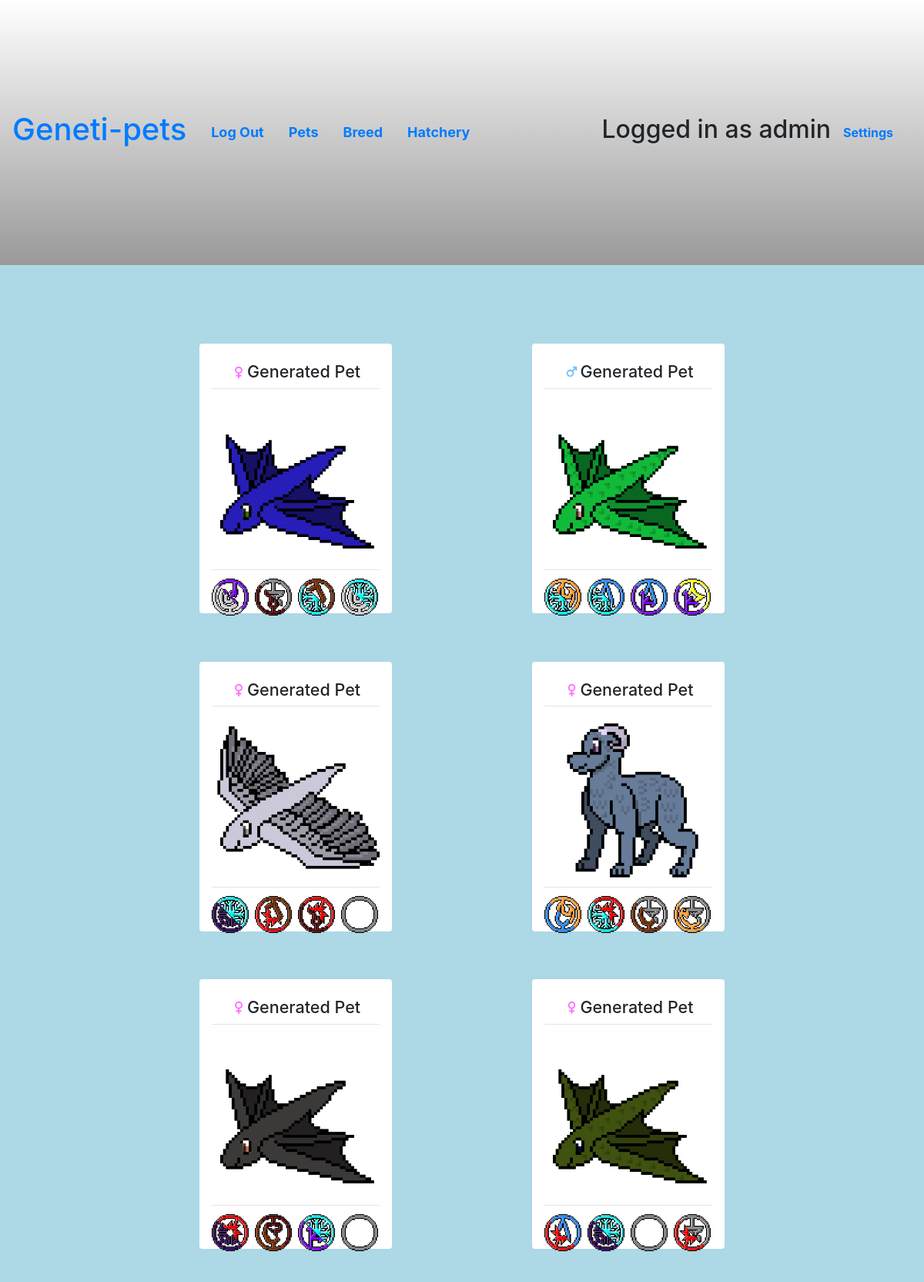
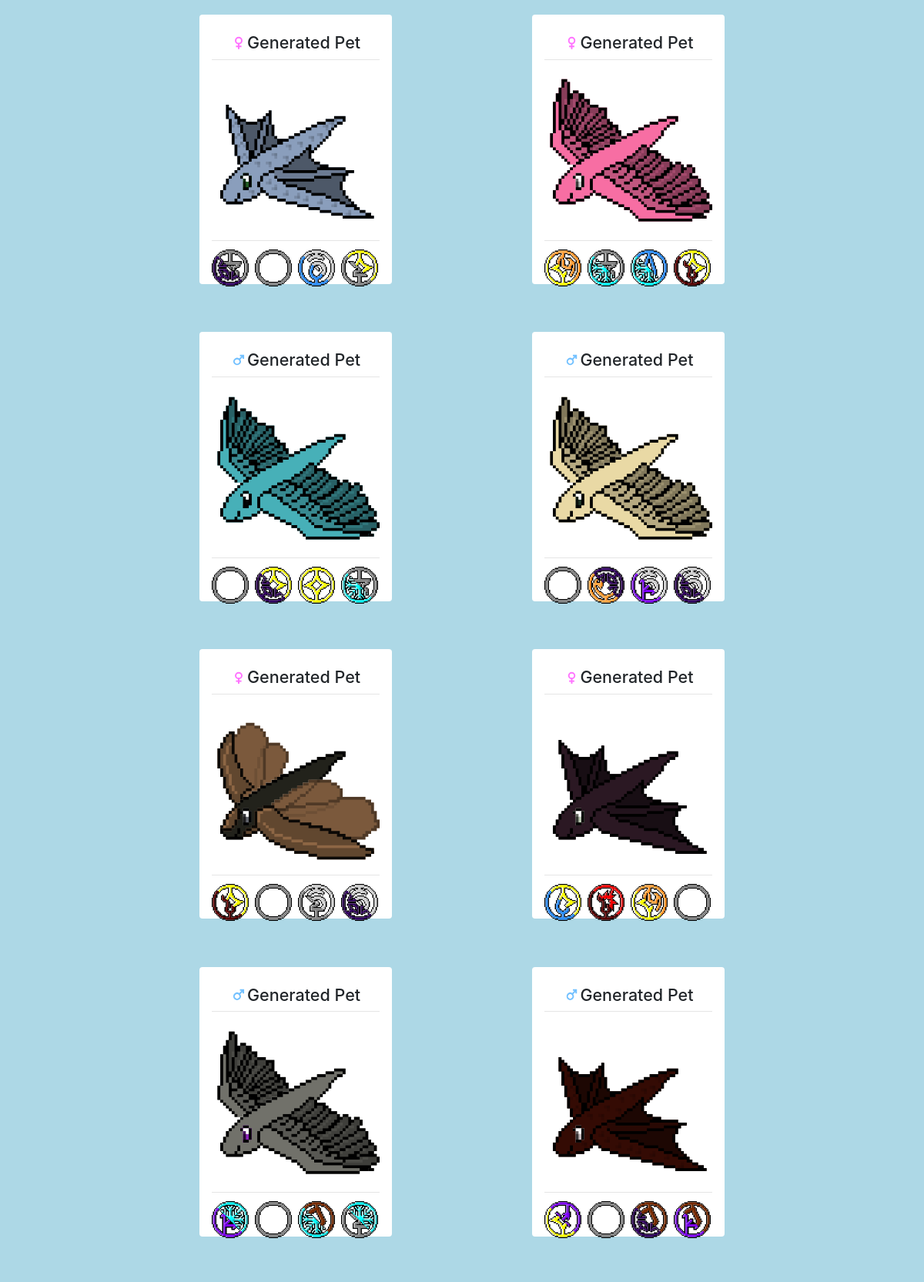
Screenshot of /my-pets (signed in, upper part) with the database file from the repository (2 pictures, top to bottom).
### gameui/models.py (models this page shows)
class User(AbstractUser):
    isPublic = models.BooleanField(default=False)

class Pet(models.Model):
    name = models.CharField(max_length=32)
    genes = models.CharField(max_length=32)
    age = models.FloatField(default=0.0)
    master = models.ForeignKey(User, on_delete=models.CASCADE)
    gender = models.BooleanField(default=False)
    letterId = models.CharField(max_length=255)

### gameui/views.py (the view)
# urls.py: path("my-pets", views.pets, name='my-pets'),
@login_required(login_url='login')
def pets(request:HttpRequest):
    pets = Pet.objects.filter(master=request.user)
    parsedPets = []
    for pet in pets:
        parsedPets.append((parsedPet := parsePet(pet)))
    return render(request, 'pets.html', {
        'title':'My Pets',
        'pets':parsedPets,
        'settings':get_settings(request.user)
    })

### gameui/templatetags/custom_filters.py (called while the page is built)
def get_item(dictionary, key):
    return dictionary.get(key)

def includes(string:str,substring:str): return (substring in string)

### gameui/util.py (called while the page is built)
def parsePersonality(genes:str):
    personality = []
    trait_index = {
        'a': 'curious',
        'b': 'loyal',
        'c': 'playful',
        'd': 'careful',
        'e': 'brave',
        'f': 'clever',
        'g': 'observant',
        'h': 'nurturing',
        'i': 'competitive',
        'j': 'musical',
        'k': 'creative',
        'l': 'dignified',
        'm': 'gentle',
        'n': 'adventurous',
        'o': 'patient',
        'p': 'determined'
    }
    personality_genes = genes[8:11]
    for gene in personality_genes:
        if gene in trait_index:
            if trait_index[gene] not in personality:
                personality.append(trait_index[gene])
    return personality

def parseColors(genes:str):
    def parseHex(rgb_values:str):
        hex = tuple(int(rgb_values[i:i+2], 16) for i in (0, 2, 4))
        parsed_hsl = {
            'hue': int((hex[0]/255)*360),
            'saturation': int((hex[1]/255)*100),
            'luminosity': int((hex[2]/255)*100),
        }
        return parsed_hsl
    primary_color = parseHex(genes[11:17])
    secondary_color = parseHex(genes[17:23])
    highlights = parseHex(genes[23:29])
    return primary_color, secondary_color, highlights

def parsePet(pet:Pet):
    parsedPet = {}
    genes = pet.genes.lower()
    petTypes, unparsedTypes = parseTypes(genes)
    personality = parsePersonality(genes)
    primary_color, secondary_color, highlights = parseColors(genes)
    parsedPet['types'] = petTypes
    parsedPet['unparsedTypes'] = unparsedTypes
    parsedPet['personality'] = personality
    parsedPet['primary'] = primary_color
    parsedPet['secondary'] = secondary_color
    parsedPet['highlights'] = highlights
    parsedPet['features'] = parseFeatures(genes)
    parsedPet['gender'] = pet.gender
    parsedPet['name'] = pet.name
    parsedPet['age'] = int(pet.age)
    parsedPet['uuid'] = pet.letterId
    return parsedPet

def get_settings(user:User):
    qualityMap = ['_x1','_x4','_x8']
    try:
        profile = UserProfile.objects.get(user=user)
    except UserProfile.DoesNotExist:
        profile = UserProfile(quality=0,user=user)
        profile.save()
    settings = {}
    settings['quality'] = qualityMap[profile.quality]
    return settings

### gameui/templates/pets.html (shortened to what this page needs)
{% extends "layout.html" %}
{% load static %}
{% load custom_filters %}
{% block styles %}
<link rel="stylesheet" href="{% static 'gameui/petView.css' %}">
<link rel="stylesheet" href="{% static 'gameui/symbolStyle.css' %}">
{% endblock %}
{% block body %}
    <div id="cardcontainer">
        {% for pet in pets %}
            <div class="card">
                <div class="card-info">
                    <div class="pet-name">
                        <h2><img class="genderSymbol" src="{% static "assets/" %}{{ pet.gender|yesno:'male.svg,female.svg' }}">{{ pet.name }}</h2>
                    </div>
                    <hr>
                    <div class="imgholder {{ pet.uuid }} {% if settings.quality == '_x1' %}pixel{% endif %}">
                        <div class="petSclera"></div>
                    </div>
                    <hr>
                    <div class="symbol-types">
                    {% for type in pet.types %}
                        <div class="symbol-type {{ pet.unparsedTypes|get_item:type|get_item:'c1' }}1 {{ pet.unparsedTypes|get_item:type|get_item:'c2' }}2 {% if settings.quality == '_x1' %}pixel{% endif %}">
                            <div class="half2"></div>
                        </div>
                        {% endfor %}
                    </div>
                </div>
            </div>
        {% endfor %}
    </div>
{% endblock %}

### gameui/templates/layout.html (shortened to what this page needs)
{% load static %}
<html lang="en">
<head>
    <link rel="stylesheet" href="https://stackpath.bootstrapcdn.com/bootstrap/4.4.1/css/bootstrap.min.css">
    <link rel="stylesheet" href="{% static 'gameui/style.css' %}">
    {% block styles %}
    {% endblock %}
</head>
<body>
    <ul class="nav">
        <li class="nav-item">
            <a class="nav-link" href="{% url 'home' %}"><h1>Geneti-pets</h1></a>
        </li>
        {% if user.is_authenticated %}
            <li class="nav-item">
                <a class="nav-link" href="{% url 'logout' %}">Log Out</a>
            </li>
            <li class="nav-item">
                <a class="nav-link" href="{% url 'my-pets' %}">Pets</a>
            </li>
            <li class="nav-item">
                <a class="nav-link" href="{% url 'breed' %}">Breed</a>
            </li>
            <li class="nav-item">
                <a class="nav-link" href="{% url 'hatch' %}">Hatchery</a>
            </li>
            <li class="nav-item">
                <h2>Logged in as {{ user }}</h2>
            </li>
        {% endif %}
            <li class="nav-item">
                <a class="nav-link" href="{% url 'settings' %}" style="font-size:12pt">Settings</a>
            </li>
    </ul>
    <div class="backdrop">
        {% block body %}
        {% endblock %}
    </div>
</body>
</html>

### gameui/static/gameui/style.css (style rules this page uses)
body { overflow: hidden; }
.nav { background: linear-gradient(180deg, rgba(0,0,0,0) 0%,rgba(0, 0, 0, 0.4) 100%); min-height: 5vh; align-items: center; padding-right: 2%; }
.nav a { font-weight: bold; }
.nav a { font-size: large; }
.backdrop { background: lightblue; width: 100%; height: 100%; padding: 2%; overflow-y: scroll; }

### gameui/static/gameui/petView.css (style rules this page uses)
.genderSymbol { height: 1em; }
.card { text-align: center; margin: auto; border-width: 0; min-width: 150px; max-width: 250px; width: 80%; aspect-ratio: 1 / 1.4; max-height: max-content; height: fit-content; transition: all 0.2s ease-out; position: relative; padding: 1rem; display: flex; flex-direction: column; }
#cardcontainer { background-size: 50%; display: grid; grid-template-columns: repeat(auto-fit, minmax(min(100%, 300px), 1fr)); max-width: calc(300px * 5 + 80px); gap: 20px; width: 80vw; margin-left: auto; margin-right: auto; border-radius: calc(5vw + 5vh) calc(5vw + 5vh) 0 0; padding: 5%; min-height: 100%; height: fit-content; }
.petPrimary, .petSecondary, .petHighlights, .petSclera, .petWhite { position: absolute; image-rendering: auto; width: 100%; height: 100%; top: 0; left: 0; }
.imgHolder .petSclera { z-index: 10; background-image: var(--sclera); background-size: contain; background-repeat: no-repeat; background-position: center; }
.imgHolder *::after { position: absolute; left: 0; width: 100%; height: 100%; content: ""; mix-blend-mode: multiply; pointer-events: none; mask-size: contain; mask-repeat: no-repeat; mask-position: center; }
.imgholder { position: relative; width: 100%; aspect-ratio: 1 / 1; margin: auto; display: flex; justify-content: center; align-items: center; }
hr { margin: 0; width: 100%; }
.pet-name { display: flex; justify-content: center; align-items: center; gap: 0.5rem; padding: 0.5rem; width: 100%; }
.pet-name h2 { font-size: min(1.5em, calc(16px + (24 - 16) * ((100vw - 300px) / (1600 - 300)))); transform-origin: left center; white-space: nowrap; width: 100%; text-align: center; transition: transform 0.2s ease-out; }
.pet-name * { margin: 0; }

### gameui/static/gameui/symbolStyle.css (style rules this page uses)
.symbol-type { transition: transform 0.2s ease-out; height: 100%; aspect-ratio: 1 / 1; position: relative; display: inline-block; image-rendering: auto; }
.symbol-type .half1, .symbol-type .half2 { position: absolute; width: 100%; height: 100%; top: 0; left: 0; background-size: cover; background-repeat: no-repeat; z-index: 1; }
.symbol-types { display: flex; flex-direction: row; aspect-ratio: 1 / 1; height: 100%; margin-top: 5%; gap: 0.5rem; align-items: stretch; -ms-flex-align: stretch; height: 3em; }

### rows the page displays
User: username "admin"
Pet: name "Generated Pet"
Pet: name "Generated Pet"
Pet: name "Generated Pet"
Pet: name "Generated Pet"
Pet: name "Generated Pet"
Pet: name "Generated Pet"
Pet: name "Generated Pet"
Pet: name "Generated Pet"
Pet: name "Generated Pet"
Pet: name "Generated Pet"
Pet: name "Generated Pet"
Pet: name "Generated Pet"
Pet: name "Generated Pet"
Pet: name "Generated Pet"
